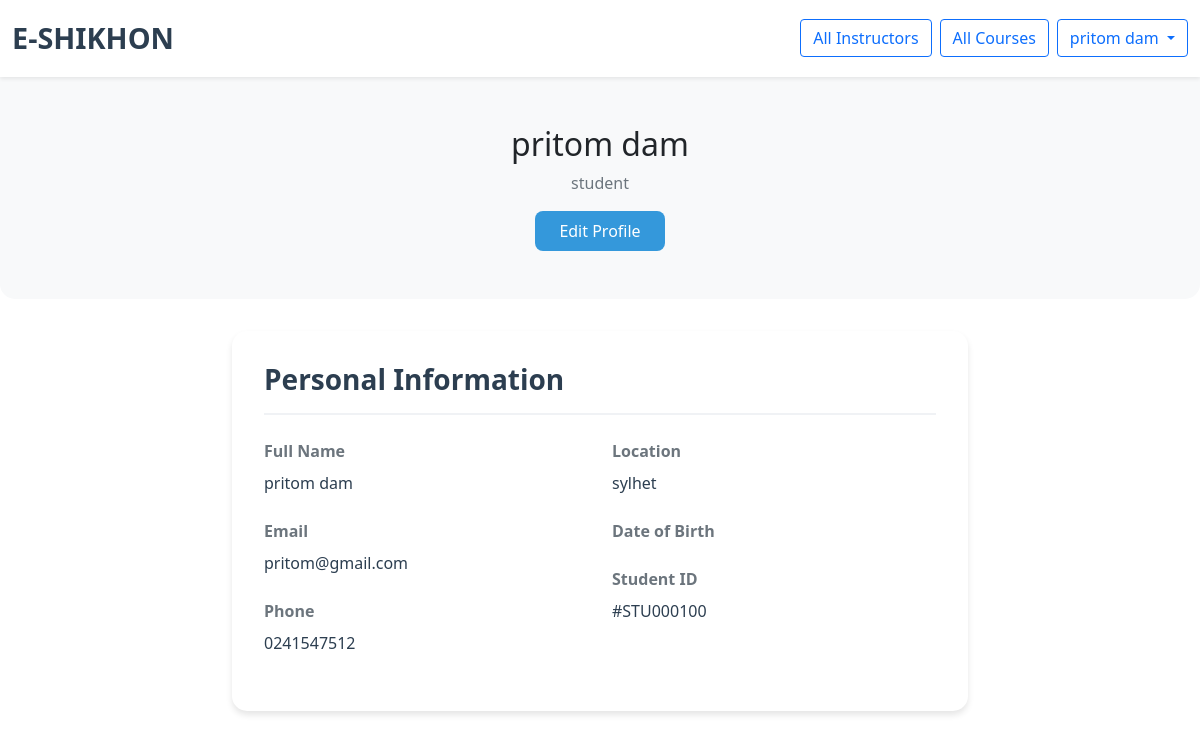
The app's page /viewprofile.php (signed in) with its own data.
### tables this page shows
CREATE TABLE `users` (
  `id` int(11) NOT NULL,
  `email` varchar(255) DEFAULT NULL,
  `fullname` varchar(255) DEFAULT NULL,
  `phone` varchar(255) DEFAULT NULL,
  `dob` varchar(255) DEFAULT NULL,
  `password` varchar(255) DEFAULT NULL,
  `occupation` varchar(255) DEFAULT NULL,
  `address` varchar(255) DEFAULT NULL,
  `status` varchar(20) NOT NULL DEFAULT 'active'
);

### viewprofile.php (the view, shortened to what this page needs)
<?php
$conn = new mysqli('localhost', 'root', '', 'project');
$userEmail = $_SESSION['email'];
$sql = "SELECT * FROM users WHERE email = ?";
$stmt = $conn->prepare($sql);
$stmt->bind_param("s", $userEmail);
$stmt->execute();
$result = $stmt->get_result();
$user = $result->fetch_assoc();
?>
<!doctype html>
<html lang="en">
<head>
    <link href="https://cdn.jsdelivr.net/npm/bootstrap@5.0.2/dist/css/bootstrap.min.css" rel="stylesheet">
    <link href="https://cdnjs.cloudflare.com/ajax/libs/font-awesome/6.0.0-beta3/css/all.min.css" rel="stylesheet">
</head>
<body>
    <nav class="navbar navbar-expand-lg navbar-light">
        <div class="container-fluid">
            <a class="navbar-brand" href="loguser.php"><h1>E-SHIKHON</h1></a>
            <div class="d-flex">
                <a class="btn btn-outline-primary me-2" href="viewinstructor.php">All Instructors</a>
                <a class="btn btn-outline-primary me-2" href="all_courses.php">All Courses</a>
                <div class="dropdown">
                    <button class="btn btn-outline-primary dropdown-toggle" type="button" id="userDropdown" data-bs-toggle="dropdown" aria-expanded="false">
                        <?php echo htmlspecialchars($user['fullname']); ?>
                    </button>
                </div>
            </div>
        </div>
    </nav>
    <div class="profile-header">
        <div class="container text-center">
            <h2 class="mb-2"><?php echo htmlspecialchars($user['fullname']); ?></h2>
            <p class="text-muted mb-3"><?php echo htmlspecialchars($user['occupation']); ?></p>
            <a href="editprofile.php" class="btn btn-edit">Edit Profile</a>
        </div>
    </div>
    <div class="container">
        <div class="row justify-content-center">
            <div class="col-md-8">
                <div class="profile-card">
                    <h3>Personal Information</h3>
                    <div class="row">
                        <div class="col-md-6">
                            <div class="info-label">Full Name</div>
                            <div class="info-value"><?php echo htmlspecialchars($user['fullname']); ?></div>
                            <div class="info-label">Email</div>
                            <div class="info-value"><?php echo htmlspecialchars($user['email']); ?></div>
                            <div class="info-label">Phone</div>
                            <div class="info-value"><?php echo htmlspecialchars($user['phone']); ?></div>
                        </div>
                        <div class="col-md-6">
                            <div class="info-label">Location</div>
                            <div class="info-value"><?php echo htmlspecialchars($user['address']); ?></div>
                            <div class="info-label">Date of Birth</div>
                            <div class="info-label">Student ID</div>
                            <div class="info-value">#STU<?php echo str_pad($user['id'], 6, '0', STR_PAD_LEFT); ?></div>
                        </div>
                    </div>
                </div>
            </div>
        </div>
    </div>
</body>
</html>

### viewprofile.php (style rules this page uses)
.navbar { background-color: #ffffff !important; box-shadow: 0 2px 4px rgba(0,0,0,0.08); padding: 1rem 0; }
.navbar-brand h1 { color: #2c3e50; font-size: 1.8rem; font-weight: 700; margin: 0; }
.profile-header { background-color: #f8f9fa; padding: 3rem 0; margin-bottom: 2rem; border-radius: 0 0 15px 15px; }
.profile-card { background: #fff; border-radius: 15px; box-shadow: 0 4px 6px rgba(0,0,0,0.1); padding: 2rem; margin-bottom: 2rem; }
.profile-card h3 { color: #2c3e50; font-weight: 600; margin-bottom: 1.5rem; padding-bottom: 1rem; border-bottom: 2px solid #f0f2f5; }
.info-label { font-weight: 600; color: #6c757d; margin-bottom: 0.5rem; }
.info-value { color: #2c3e50; margin-bottom: 1.5rem; }
.btn-edit { background-color: #3498db; color: white; border: none; padding: 0.5rem 1.5rem; border-radius: 8px; transition: all 0.3s; }

### records on screen
users: fullname "pritom dam", occupation "student", email "pritom@gmail.com", phone "0241547512", address "sylhet", id "000100"
